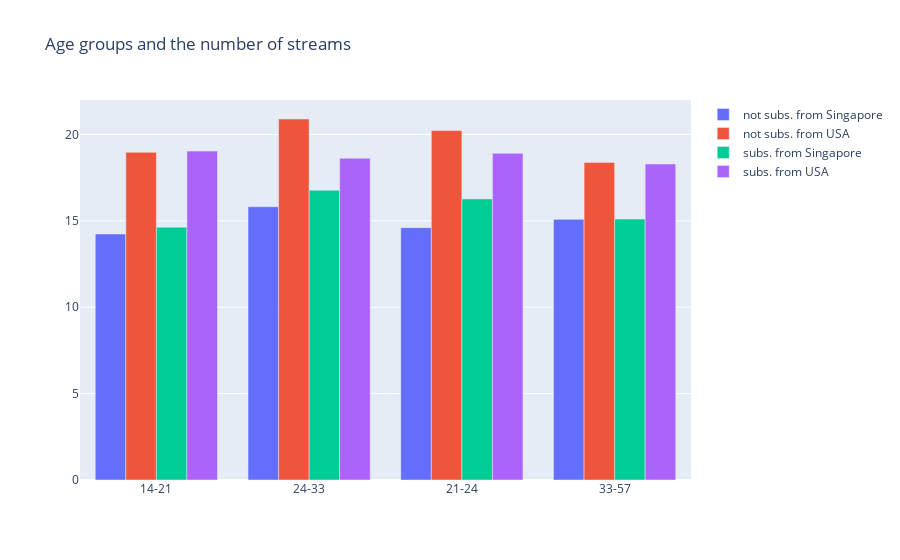

Write notebook code for a chart like this one.
### Code cell
import plotly.graph_objects as go
labels=list(df['age_groups'].unique())
fig=go.Figure(data=[
                    go.Bar(name='not subs. from Singapore',x=labels,y=df[df['is_subscriber']==False][df['country_name']=='singapore'].groupby('age_groups').mean()['num_streams']),
                    go.Bar(name='not subs. from USA',x=labels,y=df[df['is_subscriber']==False][df['country_name']=='united_states'].groupby('age_groups').mean()['num_streams']),
                    go.Bar(name='subs. from Singapore',x=labels,y=df[df['is_subscriber']==True][df['country_name']=='singapore'].groupby('age_groups').mean()['num_streams']),
                    go.Bar(name='subs. from USA',x=labels,y=df[df['is_subscriber']==True][df['country_name']=='united_states'].groupby('age_groups').mean()['num_streams'])
])
fig.update_layout(barmode='group',title='Age groups and the number of streams')
fig.show()

### Figure 1 — Plotly figure (JSON) as saved in the notebook; plotly's stock layout.template omitted (floating-point values rounded to 4 significant figures)
{"data": [{"name": "not subs. from Singapore", "type": "bar", "x": ["14-21", "24-33", "21-24", "33-57"], "y": [14.24, 15.82, 14.61, 15.09]}, {"name": "not subs. from USA", "type": "bar", "x": ["14-21", "24-33", "21-24", "33-57"], "y": [18.97, 20.9, 20.23, 18.38]}, {"name": "subs. from Singapore", "type": "bar", "x": ["14-21", "24-33", "21-24", "33-57"], "y": [14.63, 16.77, 16.27, 15.11]}, {"name": "subs. from USA", "type": "bar", "x": ["14-21", "24-33", "21-24", "33-57"], "y": [19.04, 18.62, 18.91, 18.29]}], "layout": {"barmode": "group", "title": {"text": "Age groups and the number of streams"}}}
